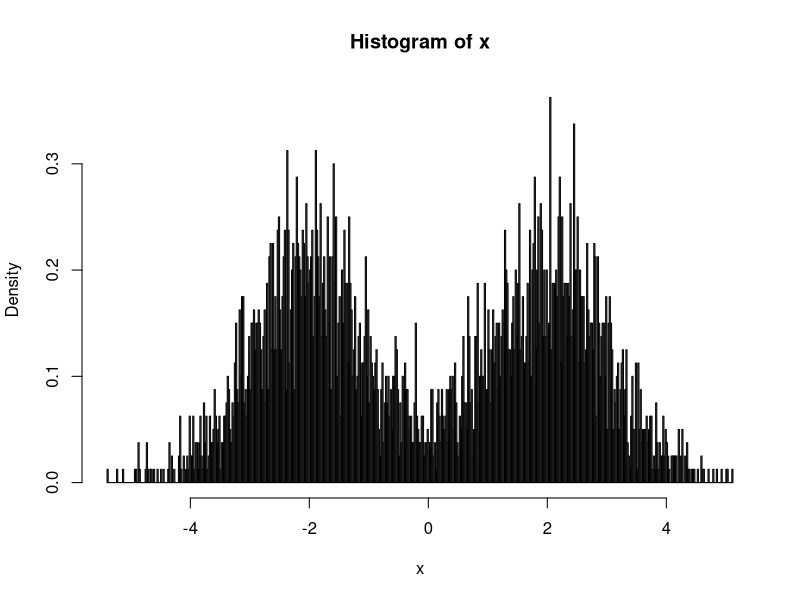
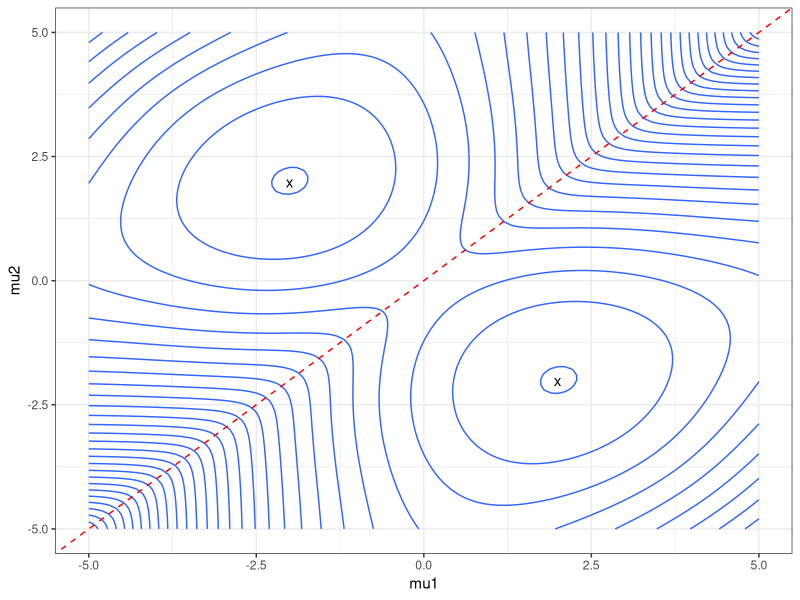
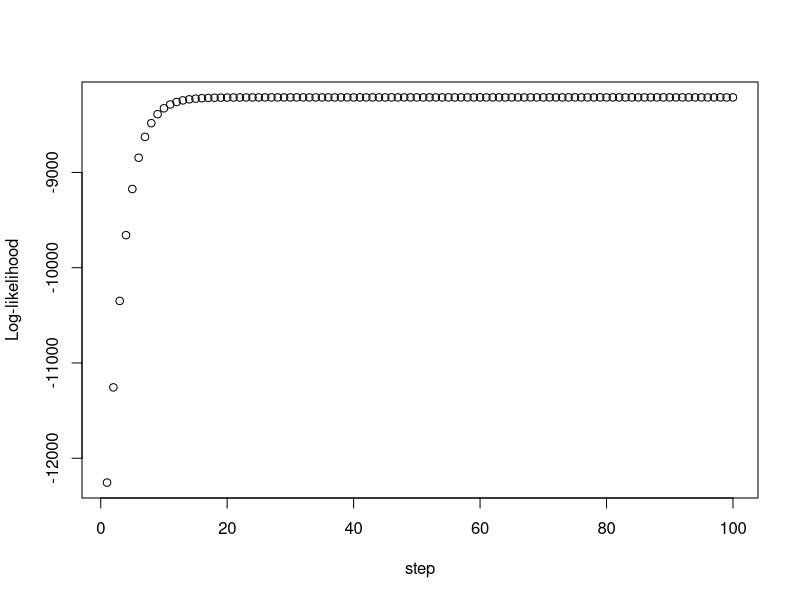
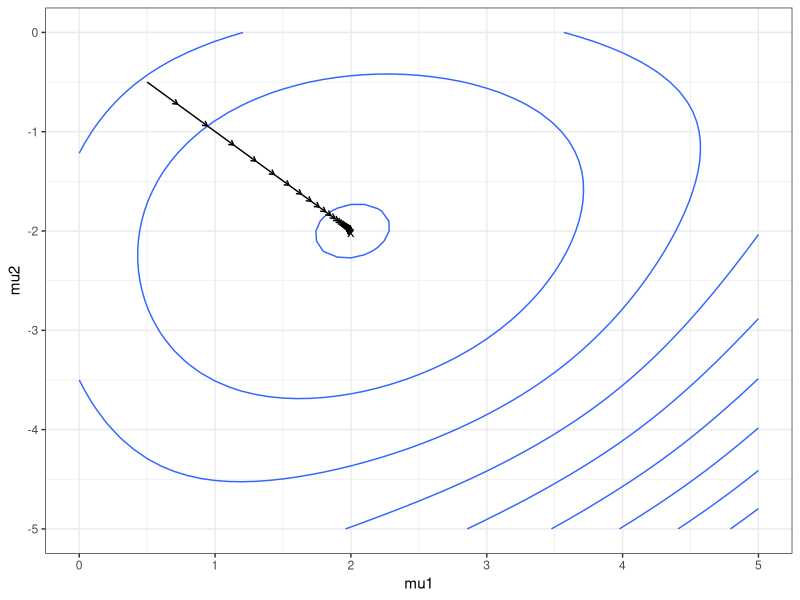
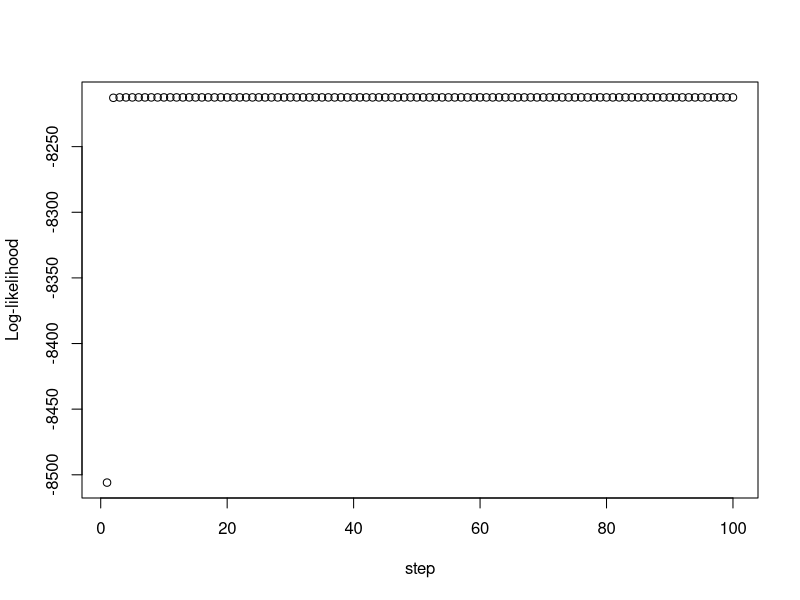
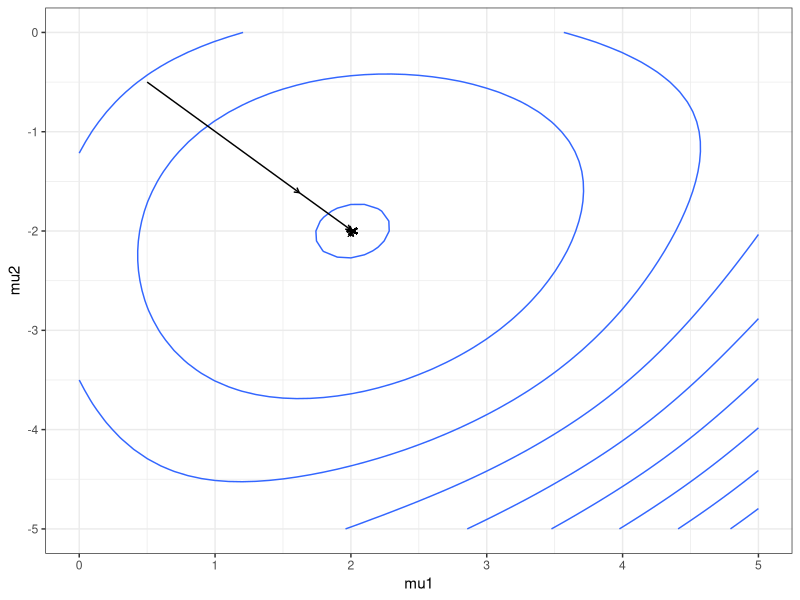

Generate these figures, in order, with R:
## ---- chunk 1
set.seed(1234)
x <- c(rnorm(2000, -2), rnorm(2000, 2))
hist(x, breaks=500,freq = FALSE)
## ---- chunk 2
pi1 <- 0.5
pi2 <- 0.5
sd1 <- 1
sd2 <- 1
loglik <- function(mus, xs) {
  n_obs <- length(xs)
  loglik <- 0
  for (i in 1:n_obs) {
    loglik =loglik + log(pi1 * dnorm(xs[i], mus[1], sd1) + pi2*dnorm(xs[i], mus[2], sd2))
  }
  loglik
}
## ---- chunk 3
loglik_vec <- function(mus, xs) {
  prob1 <- pi1*dnorm(xs, mus[1], sd1)
  prob2 <- pi2*dnorm(xs, mus[2], sd2)
  loglik <- sum(log(prob1 + prob2))
}
## ---- chunk 4
res1 <- loglik(c(-2,2), x)
res2 <- loglik_vec(c(-2, 2), x)
print(paste("Simple imp result:", res1))
print(paste("Vectorized imp result:", res2))
## ---- chunk 5
library(microbenchmark)
microbenchmark(loglik(c(-2,2), x),
               loglik_vec(c(-2,2), x))
## ---- chunk 6
suppressMessages(library(tidyverse))
suppressMessages(library(purrr))
mus <- seq(-5, 5, by=0.1)
loglik_df <- tibble(mu1=mus, mu2 = mus)
loglik_df <- loglik_df %>% expand(mu1, mu2)
loglik_val <- map2(loglik_df$mu1, loglik_df$mu2, c) %>% map(loglik_vec, x) %>% unlist()
loglik_df$loglik <- loglik_val
ggplot(loglik_df, aes(x=mu1, y=mu2)) +
  geom_contour(aes(z=loglik), bins=30) + geom_abline(intercept = 0, slope = 1, color="red", linetype="dashed") +
  theme_bw() +
  annotate("text", x=c(2, -2), y=c(-2,2), label="x")
## ---- chunk 7
dmu1 <- function(mu1, mu2) {
  sum(-(mu1-x)*pi1*dnorm(x,mu1, sd1)/(sd1^2*(pi1*dnorm(x, mu1, sd1) +pi2*dnorm(x, mu2, sd2))))
}
dmu2 <- function(mu1, mu2) {
  sum(-(mu2-x)*pi2*dnorm(x,mu2, sd2)/(sd2^2*(pi1*dnorm(x, mu1, sd1) +pi2*dnorm(x, mu2, sd2))))
}
## ---- chunk 8
mu1 <- 0.5
mu2 <- -0.5
lr <- 1e-4
tot_steps <- 100
log_like_gradDesc <- numeric(tot_steps)

mu1_tra <- numeric(tot_steps)
mu2_tra <- numeric(tot_steps)
for (step_i in 1:100) {
  d1 <- dmu1(mu1, mu2)
  d2 <- dmu2(mu1, mu2)
  mu1_new <- mu1 + lr*d1
  mu2_new <- mu2 + lr*d2
  log_like_gradDesc[step_i] <- loglik_vec(c(mu1, mu2), x)
  mu1 <- mu1_tra[step_i] <- mu1_new
  mu2 <- mu2_tra[step_i] <- mu2_new
}

plot(1:tot_steps, log_like_gradDesc, xlab = "step", ylab="Log-likelihood")

mu1_tra <- c(0.5, mu1_tra)
mu2_tra <- c(-0.5, mu2_tra)
mu_tra <- tibble(mu1=mu1_tra,
                 mu2=mu2_tra)
mu_tra <- mu_tra %>% 
  rename(mu1_start=mu1,
         mu2_start=mu2) %>% 
  mutate(mu1_end=lead(mu1_start),
         mu2_end=lead(mu2_start)) %>% 
  filter(!is.na(mu1_end))

ggplot(loglik_df, aes(x=mu1, y=mu2)) +
  geom_contour(aes(z=loglik), bins=30) +
  theme_bw() +
  annotate("text", x=c(2, -2), y=c(-2,2), label="x") +
  geom_segment(data=mu_tra, aes(x=mu1_start, y=mu2_start, xend=mu1_end, yend=mu2_end), arrow = arrow(length = unit(0.01, "npc"))) +
  xlim(0, 5) +
  ylim(-5,0)
## ---- chunk 9
cal_z <- function(mu1, mu2) {
  
  z <- matrix(NA_real_,
              nrow=length(x),
              ncol=2)
  
  for (i in 1:length(x)) {
    z[i,] <- c(
      dnorm(x[i], mean=mu1, sd=sd1),
      dnorm(x[i], mean=mu2, sd=sd2))
  }
  z/rowSums(z)
}

update_mu <- function(z) {
  zi_x <- z * x
  colSums(zi_x) / colSums(z)
}

log_lik_EM <- numeric(tot_steps)
mu1_EM <- numeric(tot_steps)
mu2_EM <- numeric(tot_steps)

mu1 <- 0.5
mu2 <- -0.5

for (step_i in 1:tot_steps) {
  z <- cal_z(mu1, mu2)
  res1 <- update_mu(z)
  mu1 <- mu1_EM[step_i] <- res1[1]
  mu2 <- mu2_EM[step_i] <- res1[2]
  log_lik_EM[step_i] <- loglik_vec(c(mu1, mu2), x)
}

mu1_EM <- c(0.5, mu1_EM)
mu2_EM <- c(-0.5, mu2_EM)
mu_EM <- tibble(mu1=mu1_EM,
                 mu2=mu2_EM)
mu_EM <- mu_EM %>% 
  rename(mu1_start=mu1,
         mu2_start=mu2) %>% 
  mutate(mu1_end=lead(mu1_start),
         mu2_end=lead(mu2_start)) %>% 
  filter(!is.na(mu1_end))

plot(1:tot_steps, log_lik_EM, xlab = "step", ylab="Log-likelihood")

ggplot(loglik_df, aes(x=mu1, y=mu2)) +
  geom_contour(aes(z=loglik), bins=30) +
  theme_bw() +
  annotate("text", x=c(2, -2), y=c(-2,2), label="x") +
  geom_segment(data=mu_EM, aes(x=mu1_start, y=mu2_start, xend=mu1_end, yend=mu2_end), arrow = arrow(length = unit(0.01, "npc"))) +
  xlim(0, 5) +
  ylim(-5,0)
